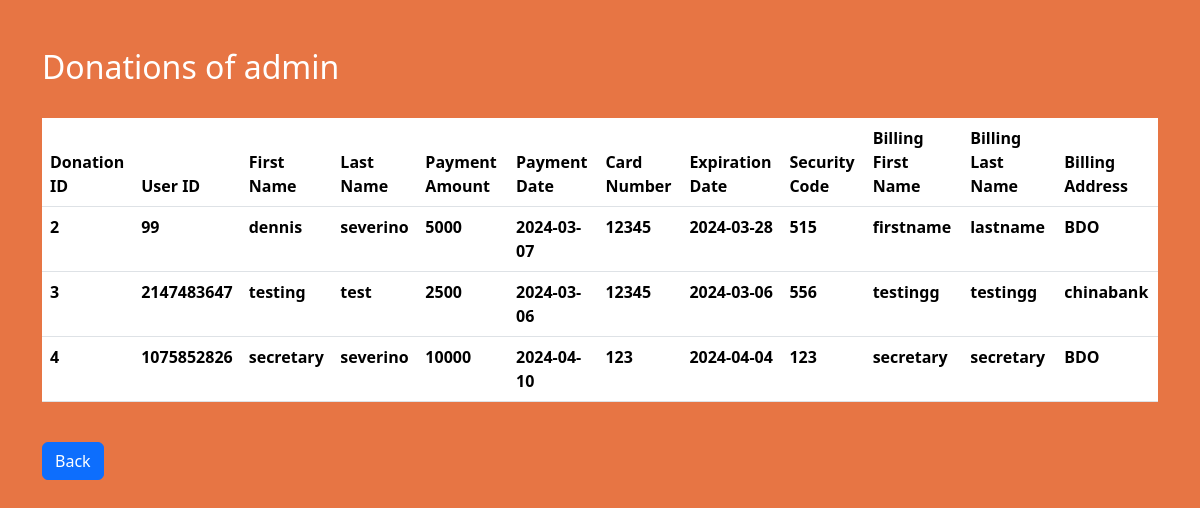
/donation/index.php (signed in), run on the app's committed database.
### tables this page shows
CREATE TABLE `user_tb` (
  `user_id` int(11) NOT NULL,
  `role_id` int(11) NOT NULL,
  `firstname` varchar(100) NOT NULL,
  `lastname` varchar(100) NOT NULL,
  `age` varchar(100) NOT NULL,
  `date_of_birth` varchar(100) NOT NULL,
  `block_number` varchar(100) NOT NULL,
  `street` varchar(100) NOT NULL,
  `country` varchar(100) NOT NULL,
  `barangay` varchar(100) NOT NULL,
  `city` varchar(100) NOT NULL,
  `zip_code` varchar(100) NOT NULL,
  `contact_number` varchar(100) NOT NULL,
  `email` varchar(100) NOT NULL,
  `username` varchar(100) NOT NULL,
  `password` varchar(100) NOT NULL,
  `images` varchar(100) NOT NULL
);

CREATE TABLE `donation_tb` (
  `donation_id` int(11) NOT NULL,
  `user_id` int(11) NOT NULL,
  `payment_amount` varchar(100) NOT NULL,
  `payment_date` varchar(100) NOT NULL,
  `card_number` varchar(100) NOT NULL,
  `expiration_date` varchar(100) NOT NULL,
  `security_code` varchar(100) NOT NULL,
  `billing_firstname` varchar(100) NOT NULL,
  `billing_lastname` varchar(100) NOT NULL,
  `billing_address` varchar(100) NOT NULL
);

### connection/function.php (called while the page is built, shortened)
<?php
function check_login($conn)
{
   if(isset($_SESSION['user_id']))
    {
        $user_id = $_SESSION['user_id'];
        $query = "Select * from user_tb INNER JOIN role_tb ON role_tb.role_id = user_tb.role_id where user_id = '$user_id' limit 1";
        $result = mysqli_query($conn,$query);
        if($result && mysqli_num_rows($result) > 0)
        {
            $user_data = mysqli_fetch_assoc($result);
            return $user_data;
        }
    }
    die;
}

### donation/index.php (the view, shortened to what this page needs)
<?php
include_once("../connection/connection.php");
include_once("../connection/function.php");
$user_data = check_login($conn);
?>
<!DOCTYPE html>
<html lang="en">
<head>
    <link rel="stylesheet" href="https://cdn.jsdelivr.net/npm/bootstrap@5.3.2/dist/css/bootstrap.min.css" >
    <link rel="stylesheet" href="css/test.css">
</head>
<body>
    <div class="container my-5">
        <h2>Donations of <?php echo $user_data['username']; ?></h2>
        <br>
        <table class="table">
            <thead>
                <tr>
                    <th>Donation ID</th>
                    <th>User ID</th>
                    <th>First Name</th>
                    <th>Last Name</th>
                    <th>Payment Amount</th>
                    <th>Payment Date</th>
                    <th>Card Number</th>
                    <th>Expiration Date</th>
                    <th>Security Code</th>
                    <th>Billing First Name</th>
                    <th>Billing Last Name</th>
                    <th>Billing Address</th>
                </tr>
            </thead>
            <tbody>
            <?php
            if ($user_data['role_name'] === 'Admin' || ($user_data['role_name'] === 'Secretary')) {
                $sql = "SELECT * FROM donation_tb INNER JOIN user_tb ON user_tb.user_id = donation_tb.user_id";
            } else {
                $sql = "SELECT * FROM donation_tb INNER JOIN user_tb ON user_tb.user_id = donation_tb.user_id WHERE donation_tb.user_id = {$user_data['user_id']}";
            }
            $result = $connection->query($sql);
            while($row = $result->fetch_assoc()){
                echo "
                <tr>
                    <th>$row[donation_id]</th>
                    <th>$row[user_id]</th>
                    <th>$row[firstname]</th>
                    <th>$row[lastname]</th>
                    <th>$row[payment_amount]</th>
                    <th>$row[payment_date]</th>
                    <th>$row[card_number]</th>
                    <th>$row[expiration_date]</th>
                    <th>$row[security_code]</th>
                    <th>$row[billing_firstname]</th>
                    <th>$row[billing_lastname]</th>
                    <th>$row[billing_address]</th>
                </tr>";
            }
            ?>
        </tbody>
        </table>
        <br>
        <a class="btn btn-primary" href="../admin/index.php" role="button">Back</a>
    </div>
</body>
</html>

### donation/css/test.css (style rules this page uses)
body { background-color: #e77544; }
h2 { color: white; }

### data on the page
user_tb: username "admin"
donation_tb: donation_id "2", user.user_id "99", user.firstname "dennis", user.lastname "severino", payment_amount "5000", payment_date "2024-03-07", card_number "12345", expiration_date "2024-03-28", security_code "515", billing_firstname "firstname", billing_lastname "lastname", billing_address "BDO"
donation_tb: donation_id "3", user.user_id "2147483647", user.firstname "testing", user.lastname "test", payment_amount "2500", payment_date "2024-03-06", card_number "12345", expiration_date "2024-03-06", security_code "556", billing_firstname "testingg", billing_lastname "testingg", billing_address "chinabank"
donation_tb: donation_id "4", user.user_id "1075852826", user.firstname "secretary", user.lastname "severino", payment_amount "10000", payment_date "2024-04-10", card_number "123", expiration_date "2024-04-04", security_code "123", billing_firstname "secretary", billing_lastname "secretary", billing_address "BDO"
